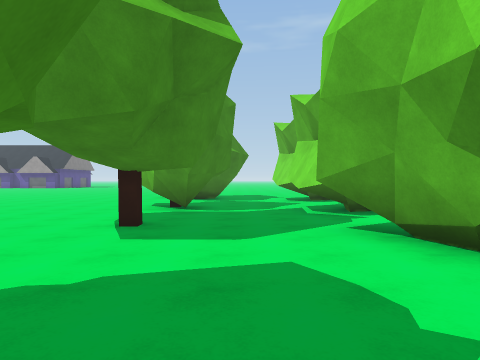
[1] (above)

24 first-person views from a walk through a scene from a Unity 3-D project. The camera is 1.4 m above the floor, looks level and sees 70° across. The floor is counted in squares, 2 m on a side. Each view is taken from the middle of a square. On the plan, view 1 faces up. The plan holds only what a view shows up to about 11 squares ahead; the rest is blank. The place goes on beyond the plan. The player is left out.

[2]
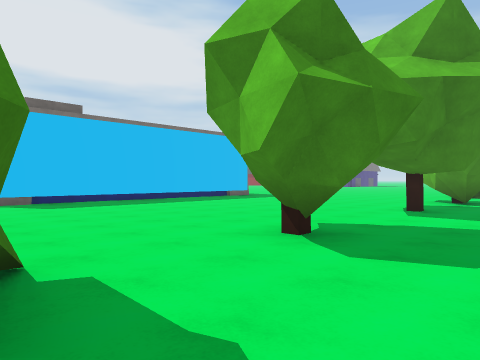

[3]
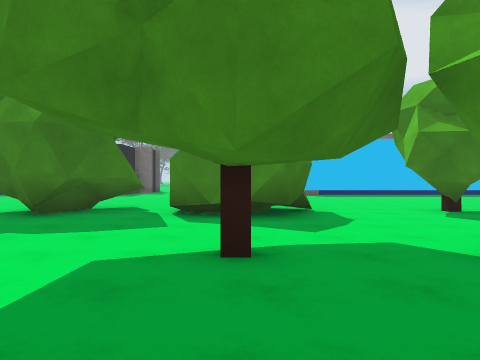

[4]
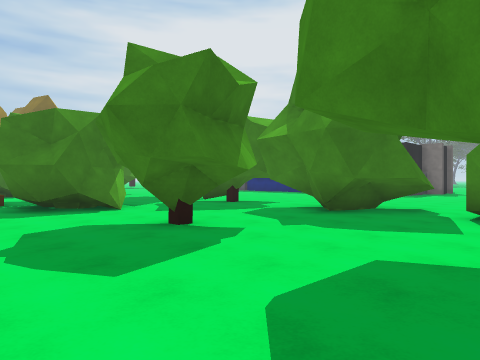

[5]
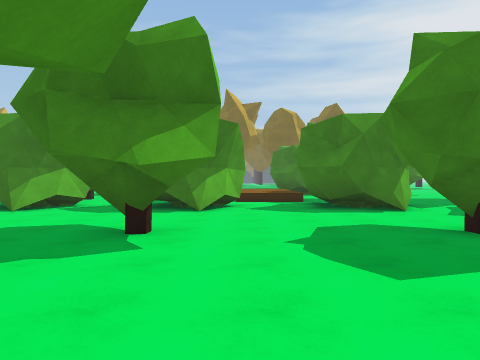

[6]
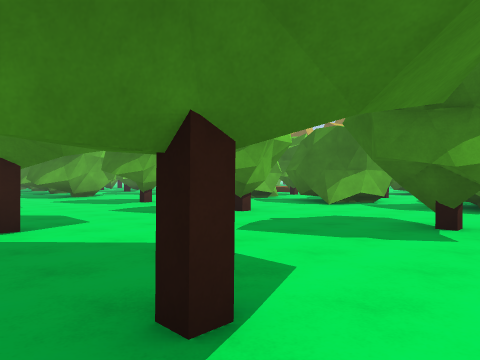

[7]
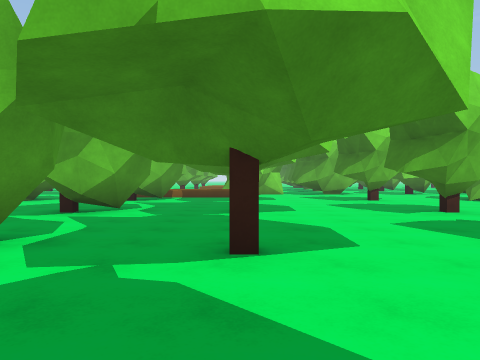

[8]
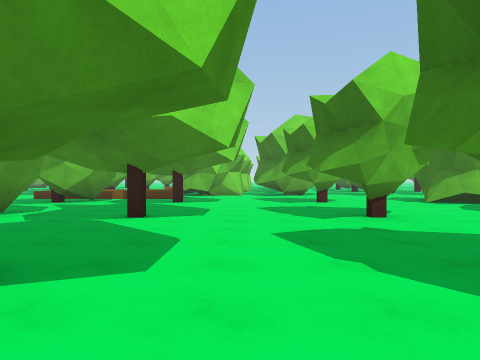

[9]
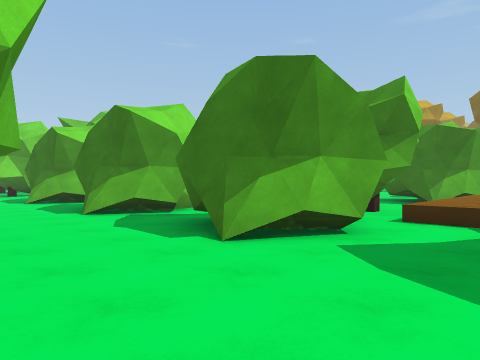

[10]
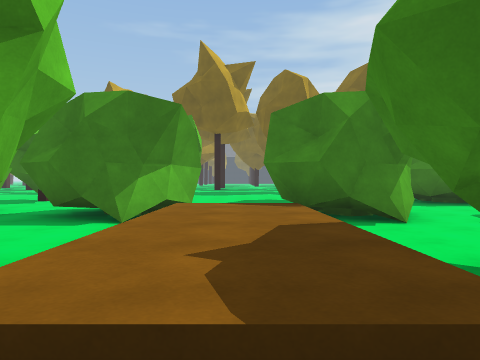

[11]
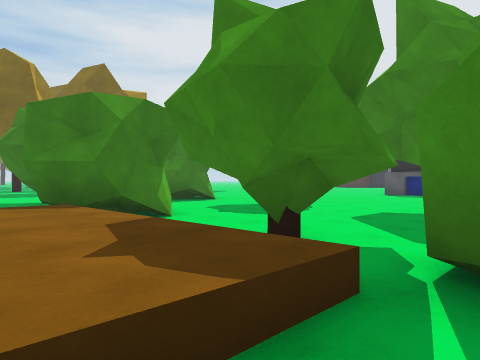

[12]
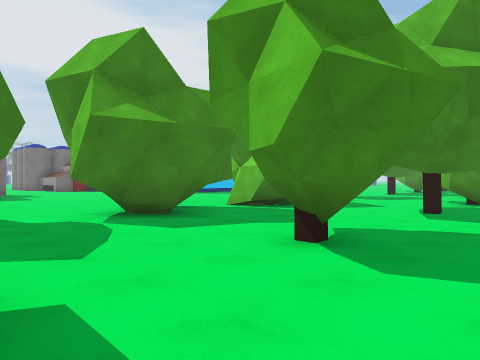

[13]
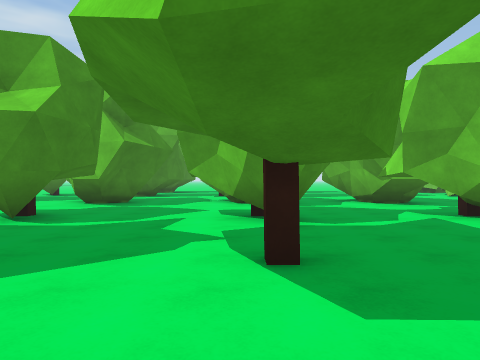

[14]
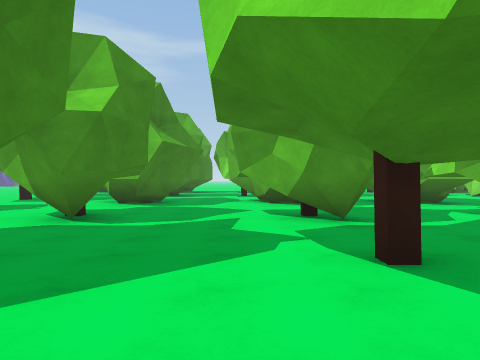

[15]
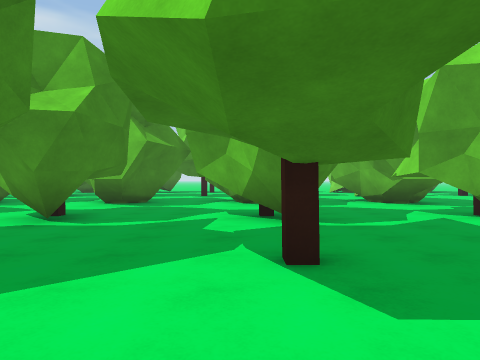

[16]
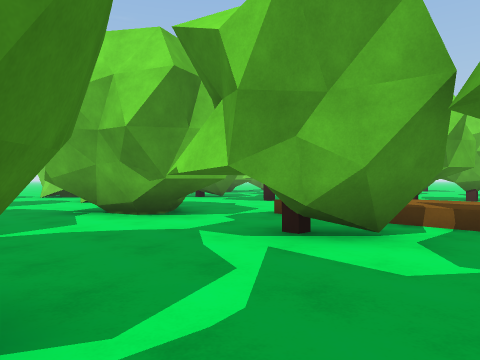

[17]
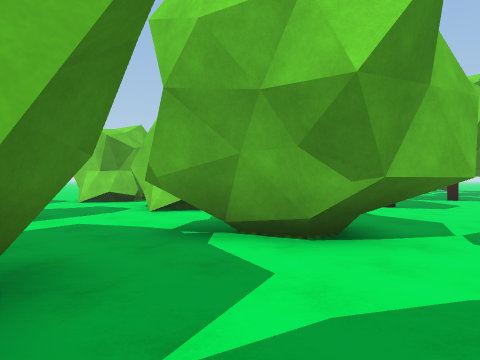

[18]
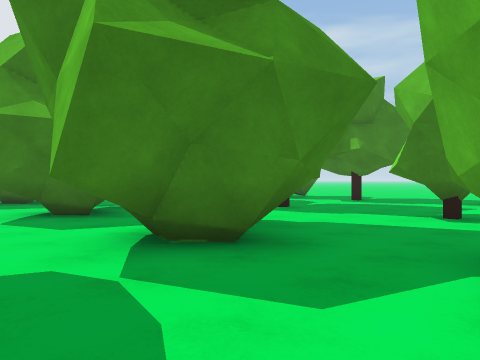

[19]
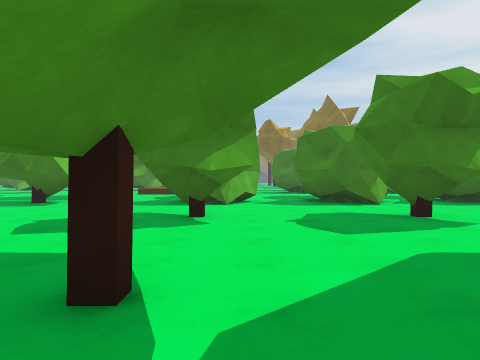

[20]
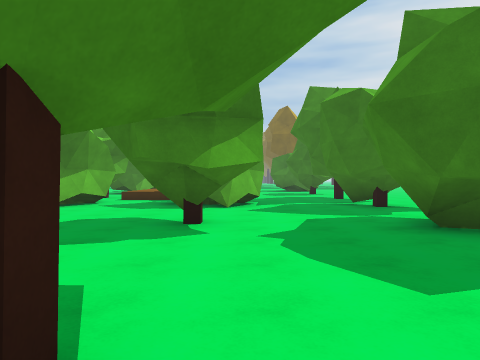

[21]
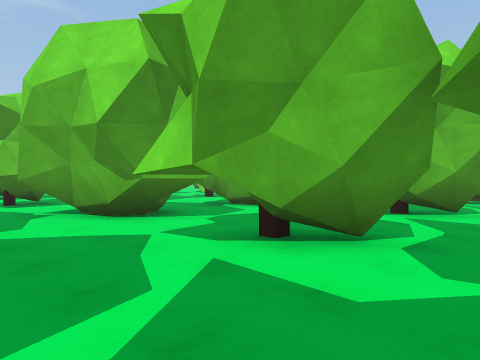

[22]
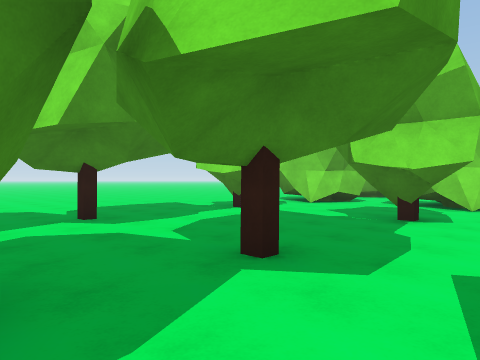

[23]
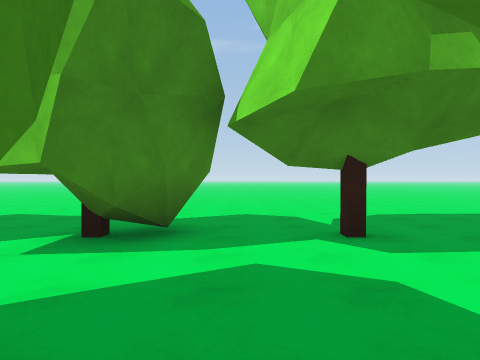

[24]
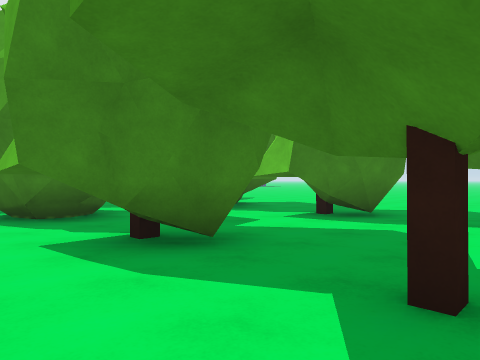

### Floor plan
Key: @ floor where view 1 was taken; # wall or solid block; x gap in a wall; . floor; ^ raised ledge.
Columns run from 10 left of view 1 to 17 right of it. Each row starts with its distance up from view 1.
 14              x...........
 13              ##. #.....#.
 12               #.##.#...# .##
 11    ....  x..   .#..........#
 10    ....   .... ............
  9     ...## ..## . #........#
  8     ....##..###.##.#...##.##
  7      .......#...#..........
  6       ........  ...........
  5     ....#...#  .#  .###..#
  4    .........###.###..##..###
  3   ..........##...##..##..##.
  2 #............#....#...#...#.
  1 #.......##..................
  0 #.......#.@.## .## ..##..##
 -1 #............##..##..##...#
 -2    ........................
 -3        .##.................
 -4         ##...#...#....#...#.
 -5        .##..................
 -6      .......................
 -7     ... ##..................
 -8     ....##..##...#...#....#.
 -9    .....##...#...##..##...#.
-10    ......x..................
-11      ....x..................
-12         ##..###..##..##..###
-13          #..###.###xx###.##
-14          ...###..  ..#
-15           ....^^^.  ..
-16          ...##^^^#
-17      ........#^^^#
-18      .........^^^..
-19       ........^^^...
-20           ..###^^##.
-21          ...### ## xx
-22          ...       ..
-23          ..        ..
-24          #.
-25          #   #.
-26              #.

Positions as (right, up) in squares from view 1, and headings:
1: (0, 0), facing up
2: (1, -3), facing up-left
3: (6, -4), facing left
4: (6, -4), facing down-left
5: (6, -4), facing down
6: (6, -3), facing down-right
7: (4, -4), facing right
8: (5, -6), facing right
9: (4, -9), facing down-right
10: (5, -14), facing down
11: (6, -14), facing down-left
12: (5, -12), facing up-left
13: (7, -7), facing up
14: (6, -7), facing up
15: (11, -7), facing up
16: (12, -3), facing up-right
17: (12, 1), facing up-right
18: (15, 1), facing up-left
19: (15, -2), facing down
20: (2, -3), facing down
21: (4, -3), facing up-right
22: (7, 6), facing up-right
23: (8, 8), facing up
24: (10, 6), facing up-left
